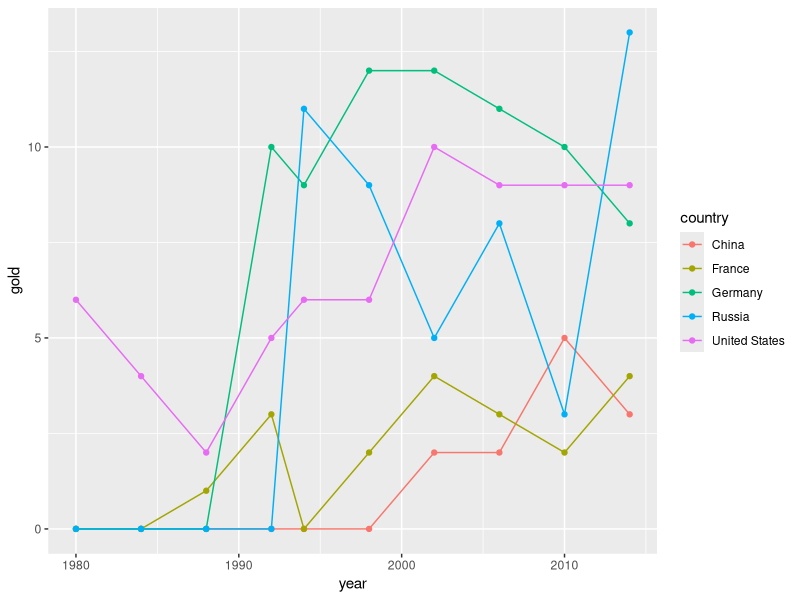

The R script that drew this image:
## default branch
## [1] "main"

#install and load libraries that I will need 
install.packages("readr")
library(tidyverse)
library(ggplot2)  
library(readr)

#read in data set
oly = read_csv("Olympics.csv")

#7a. Which countries had the largest delegation of athletes in 1992? Create a tibble that
# contains only the variables country and athletes.
most.athletes = oly %>% 
  filter(year == 1992) %>% 
  select(country, athletes) %>% 
  arrange(desc(athletes))
most.athletes

#7b. For the following five countries, plot the number of gold medals earned over time:
# United States, France, Germany, Russia, and China.

oly %>% dplyr::filter(country %in% c("United States", "France", "Germany", "Russia", "China")) %>%
ggplot(aes(year, gold, colour = country)) +
  geom_line() + geom_point()
